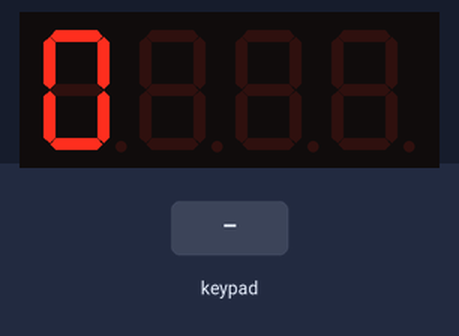
Simulated run of this sketch. Board: Arduino Uno, built with avr-gcc and run on an emulated ATmega328P. On the bench: 4-digit seven-segment display. Wiring (inferred from the names in the program): 4×3 keypad with keys 1 2 3 4 5 6 7 8 9 * 0 # (labels assumed): rows A0, A1, A2, A3; columns A4, A5, pin 13; 4-digit 7-segment display, segments lit when LOW: segments pin 4, pin 5, pin 6, pin 7, pin 8, pin 2, pin 3; digit selects pin 10, pin 11, pin 12, pin 9. The inputs (shaded band) are chosen by the test bench. The segment pins are drawn as the display they are named for.

Above: at 1.2 s.
1.3 s: keypad keys 1 3 9 7 2 2 2 * pressed 0.4 s apart
At 5.0 s:
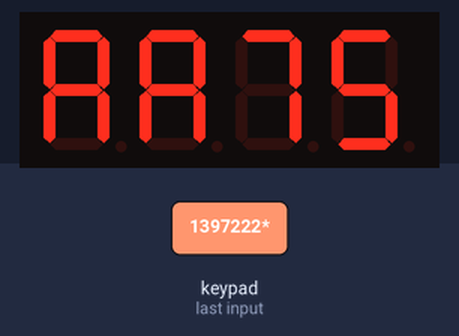
6.0 s: key '1' pressed
At 6.5 s:
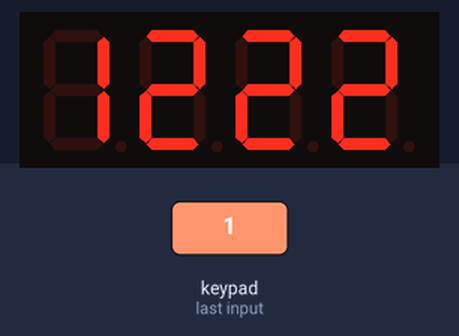
7.5 s: key '*' pressed
At 8.8 s:
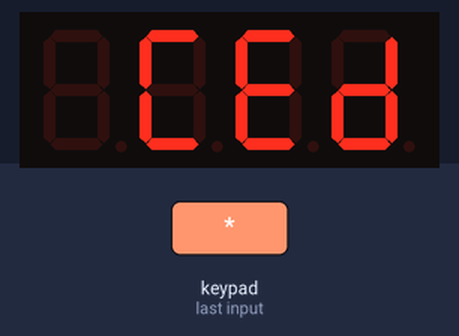
Timing chart, 0 to 10.5 s (numbered marks = the images above; inputs shaded):
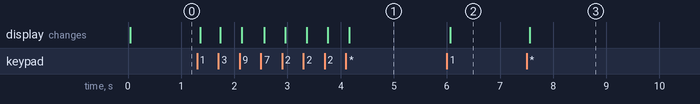

The sketch:

MiniCalculator.ino
```cpp
/*
 Name:		MiniCalculator.ino
 Created:	2/4/2018 4:28:57 PM
 Author:	Jeremi
*/
#include "Calc.h"
#include "Keypad.h"

//                       a  b  c  d  e  f  g
int displayLedPins[] = { 4, 5, 6, 7, 8, 2, 3 };
int displayAnodePins[] = { 10, 11, 12, 9 };
int pinPadHPins[] = { A0, A1, A2, A3 };
int pinPadVPins[] = { A4, A5, 13, KEYPAD_PIN_UNASSIGNED };

#define KEY_OPERATOR_APPLY		KEY_HASH
#define KEY_OPERATOR_CYCLE		KEY_STAR
#define RESET_TIME				2000
long lastDownTime = 0;


Calc *calc;
Keypad keypad;

void setup() {
	keypad.setup(pinPadHPins, pinPadVPins);
	keypad.keyDown = keypad_keyDown;
	keypad.keyUp = keypad_keyUp;

	calc = new Calc(displayLedPins, displayAnodePins);
}

void loop() {
	keypad.process();
}


void keypad_keyDown(Key key) {
	lastDownTime = millis();

	if (key == KEY_OPERATOR_APPLY) {
		calc->applyOperator();
		return;
	}

	if (key == KEY_OPERATOR_CYCLE) {
		calc->cycleOperators();
		return;
	}

	if (0 <= key && key <= 9) {
		calc->enterDigit(key);
		return;
	}
}

void keypad_keyUp(Key key) {
	if (key != KEY_OPERATOR_CYCLE)
		return;
	if (millis() - lastDownTime < RESET_TIME)
		return;

	calc->reset();
}
```

Calc.cpp
```cpp
//
//
//

#include "Calc.h"

#define CALL_MEMBER_FN(object,ptrToMember)  ((object).*(ptrToMember))

static OperatorFun operators[] =
{
	OperatorFun{
		{ A, D ,D ,Blank },
		[](long a, long b) { return a + b; }
	},
	OperatorFun{
		{ Num5, Num7, A, A },
		[](long a, long b) {return a * b; }
	},
	OperatorFun{
		{ D, E, C, Blank },
		[](long a, long b) {return a - b; }
	},
	OperatorFun{
		{ Blank, D, Num1, Blank },
		[](long a, long b) {return a / b; }
	}
};
static int sizeOfOpeartors = sizeof(operators) / sizeof(OperatorFun);


Calc::Calc(int(&ledPins)[LEDS_COUNT], int(&anodes)[DIGITS_COUNT]) {
	ledDisplay = new LedDisplay;
	ledDisplay->setup(ledPins, anodes);
	ledDisplay->registerTimer();

	init();
}

Calc::Calc(LedDisplay *display) {
	ledDisplay = display;
	init();
}

void Calc::init() {
	number = 0;
	lastNumber = 0;
	currentOperator = 0;

	ledDisplay->setDecimal(0);
}


void Calc::cycleOperators() {
	currentOperator++;
	if (currentOperator >= sizeOfOpeartors)
		currentOperator = 0;

	int d[4];
	for (int i = 0; i < 4; ++i)
		d[i] = operators[currentOperator].Name[i];

	ledDisplay->setDigits(d[0], d[1], d[2], d[3]);
}

void Calc::applyOperator() {
	lastNumber = operators[currentOperator].fun(lastNumber, number);
	reduce(lastNumber);
	number = 0;

	ledDisplay->setDecimal(lastNumber);
}

void Calc::enterDigit(int digit) {
	number *= 10;
	reduce(number);
	number += digit;

	ledDisplay->setDecimal(number);
}

void Calc::reset() {
	number = 0;
	lastNumber = 0;
	currentOperator = 0;

	ledDisplay->setDecimal(number);
}

void Calc::reduce(long &num) {
	while (number >= 10000)
		number -= 10000;
}
```

Calc.h
```cpp
// Calc.h

#ifndef _CALC_h
#define _CALC_h

#if defined(ARDUINO) && ARDUINO >= 100
	#include "arduino.h"
#else
	#include "WProgram.h"
#endif

#include "LedDisplay.h";
#include "Keypad.h";

using opfun = long(*)(long, long);

struct OperatorFun {
	uint8_t Name[4];
	opfun fun;
};

/**
*	@brief A mini calculator, that works only with numerical keys and two extra buttons.
*/
class Calc {
public:
	Calc(LedDisplay *display);
	Calc(int(&ledPins)[LEDS_COUNT], int(&anodes)[DIGITS_COUNT]);

	// Cycle through the operators
	void cycleOperators();
	// Apply the current operator and show the result
	void applyOperator();
	// Enter a digit (append to current number)
	void enterDigit(int digit);
	// Reset calculator
	void reset();

private:
	LedDisplay *ledDisplay;
	long number;
	long lastNumber;
	int currentOperator;

	void init();
	void reduce(long &num);
};

#endif
```

LedDisplay.cpp
```cpp
#include "LedDisplay.h"

static const uint8_t CharactersLookup[]{
	Num0,
	Num1, Num2, Num3,
	Num4, Num5, Num6,
	Num7, Num8, Num9,
	A, B, C, D, E, F,
};
static const int numOfCharactersInLookup = sizeof(CharactersLookup) / sizeof(uint8_t);

LedDisplay *LedDisplays[MAX_LED_DISPLAYS_FOR_TIMER];

LedDisplay::LedDisplay() {
	for (int i = 0; i < DIGITS_COUNT; ++i)
		digits[i] = Characters::Blank;

	setup_done = false;
	activeDigit = 0;
}

void LedDisplay::setup(int (&ledPins)[LEDS_COUNT], int (&anodes)[DIGITS_COUNT]) {
	for (int i = 0; i < LEDS_COUNT; ++i) {
		this->ledPins[i] = ledPins[i];
		pinMode(this->ledPins[i], OUTPUT);
	}
	for (int i = 0; i < DIGITS_COUNT; ++i) {
		this->anodePins[i] = anodes[i];
		pinMode(this->anodePins[i], OUTPUT);
		digitalWrite(this->anodePins[i], LOW);
	}
	setup_done = true;
}

void LedDisplay::registerTimer() {
	cli();

	//set to 0.5Mhz increment (8 prescaler):
	//	OCR0A = (16*10^6) / (2000*8) - 1

	TCCR0A = 0;							// set entire TCCR0A register to 0
	TCCR0B = 0;							// same for TCCR0B
	TCNT0 = 0;							// initialize counter value to 0
	OCR0A = 255;						// must be <256
	TCCR0A |= (1 << WGM01);				// turn on CTC mode
	TCCR0B |= (1 << CS01);				// Set CS01 bit for 8 prescaler
	TIMSK0 |= (1 << OCIE0A);			// enable timer compare interrupt

	sei();

	//register this class for ISR update
	for (int i = 0; i < MAX_LED_DISPLAYS_FOR_TIMER; ++i) {
		if (LedDisplays[i] == 0 && LedDisplays[i] != this) {
			LedDisplays[i] = this;
			break;
		}
	}
}

ISR(TIMER0_COMPA_vect) {
	for (int i = 0; i < MAX_LED_DISPLAYS_FOR_TIMER; ++i) {
		if (LedDisplays[i] == 0)
			return;

		LedDisplays[i]->refresh();
	}
}

void LedDisplay::setDigits(uint8_t(&d)[DIGITS_COUNT]) {
	setDigits(d[3], d[2], d[1], d[0]);
}

void LedDisplay::setDigits(uint8_t d3, uint8_t d2, uint8_t d1, uint8_t d0) {
	digits[0] = d0;
	digits[1] = d1;
	digits[2] = d2;
	digits[3] = d3;
}

void LedDisplay::clear() {
	setDigits(Blank, Blank, Blank, Blank);
}

void LedDisplay::setDecimal(int number) {
	bool needToSetSign = number < 0;
	uint8_t d[DIGITS_COUNT];

	for (int i = 0; i < DIGITS_COUNT; ++i) {
		if (number == 0 && i > 0) {
			d[i] = Characters::Blank;
			if (needToSetSign) {
				d[i] = Characters::Minus;
				needToSetSign = false;
			}
		}
		else {
			d[i] = CharactersLookup[abs(number) % 10];
		}
		number /= 10;
	}
	setDigits(d);
}

void LedDisplay::setNumber(int number, int base) {
	if (base <= 1 || base > numOfCharactersInLookup)
		return;	//TODO: WHAT TO DO HERE?
	if (number < 0)
		return; //TODO: Minus handling?

	uint8_t d[DIGITS_COUNT];
	for (int i = 0; i < DIGITS_COUNT; ++i) {
		if (number == 0 && i > 0)
			d[i] = Characters::Blank;
		else
			d[i] = CharactersLookup[(number) % base];

		number /= base;
	}
	setDigits(d);
}

void LedDisplay::setHex(int number) {
	setNumber(number, 16);
}

void LedDisplay::setOct(int number) {
	setNumber(number, 8);
}

void LedDisplay::setBin(int number) {
	setNumber(number, 2);
}

void LedDisplay::setLedTest() {
	setDigits(Num8, Num8, Num8, Num8);
}

void LedDisplay::refresh() {
	if (!setup_done)
		return;

	chooseLedBlock(DIGITS_NONE);
	displayDigit(digits[activeDigit]);
	chooseLedBlock(activeDigit);

	activeDigit++;
	if (activeDigit >= DIGITS_COUNT)
		activeDigit = 0;
}

void LedDisplay::chooseLedBlock(int index) {
	for (int i = 0; i < DIGITS_COUNT; ++i)
		digitalWrite(anodePins[i], i == index);
}

void LedDisplay::displayDigit(uint8_t c) {
	//invert c, because we need to output LOW to switch ON the Led
	for (int i = 0; i < LEDS_COUNT; ++i) {
		digitalWrite(ledPins[i], ~c & (1 << i));
	}
}
```

LedDisplay.h
```cpp
// LedDisplay.h

#ifndef _LEDDISPLAY_h
#define _LEDDISPLAY_h

#if defined(ARDUINO) && ARDUINO >= 100
	#include "arduino.h"
#else
	#include "WProgram.h"
#endif
/*
   a
   ==
 f|g |b
   ==
 e|d |c
   ==
*/
enum Characters : uint8_t {
	Blank = 0x00,
	SegmA = 0x01,
	SegmB = 0x02,
	SegmC = 0x04,
	SegmD = 0x08,
	SegmE = 0x10,
	SegmF = 0x20,
	SegmG = 0x40,

	Num0 = SegmA | SegmB | SegmC | SegmD | SegmE | SegmF,
	Num1 = SegmB | SegmC,
	Num2 = SegmA | SegmB | SegmG | SegmE | SegmD,
	Num3 = SegmA | SegmB | SegmC | SegmD | SegmG,
	Num4 = SegmF | SegmG | SegmB | SegmC,
	Num5 = SegmA | SegmF | SegmG | SegmC | SegmD,
	Num6 = SegmA | SegmF | SegmE | SegmD | SegmC | SegmG,
	Num7 = SegmA | SegmB | SegmC,
	Num8 = SegmA | SegmB | SegmC | SegmD | SegmE | SegmF | SegmG,
	Num9 = SegmG | SegmF | SegmA | SegmB | SegmC | SegmD,

	A = SegmE | SegmF | SegmA | SegmB | SegmC | SegmG,
	B = SegmF | SegmE | SegmD | SegmC | SegmG,
	C = SegmA | SegmF | SegmE | SegmD,
	D = SegmG | SegmE | SegmD | SegmC | SegmB,
	E = SegmA | SegmF | SegmE | SegmD | SegmG,
	F = SegmA | SegmF | SegmE | SegmG,

	Minus = SegmG,
};

constexpr int LEDS_COUNT = 7;
constexpr int DIGITS_COUNT = 4;
constexpr int DIGITS_NONE = -1;
constexpr int MAX_LED_DISPLAYS_FOR_TIMER = 4;

/**
*	@brief Abstraction of a display build out of 7-Segment LED blocks. The blocks must have a
*		common anode. Multiplexing will be managed by this class. There are two modes of operation:
*
*	1) Either call the refresh()-function regularly, e.g. in the Arduino's loop(). This can lead to
*		different dim levels of the display, depending on the time, the loop() needs to process all
*		the other statements, before calling refresh() again.
*
*		OR
*
*	2) Call once the registerTimer()-function. The display's refresh will then be taken over by Arduinos
*		internal timer. Do not call refresh() in this case. Be aware, that in this case, the AD pins will
*		stop working!
*/
class LedDisplay {
public:
	// Constructor
	LedDisplay();

	/**
	*	@brief Setup LedDislay with the used pins.
	*
	*	@param ledPins is an array of the led cathodes in order a, b, c, d, e, f, g.
	*	@param anodes is an array of the anodes of each Led 7 segment block.
	*/
	void setup(int (&ledPins)[LEDS_COUNT], int (&anodes)[DIGITS_COUNT]);
	// Refresh the display. Use refreh in your loop(), when not using registerTimer()
	void refresh();
	// registerTimer() in your setup(), when you do not want to refresh manually in loop
	void registerTimer();

	// Set the digits on the display via an array.
	void setDigits(uint8_t(&d)[DIGITS_COUNT]);
	// Set the digits on the display individually
	void setDigits(uint8_t d3, uint8_t d2, uint8_t d1, uint8_t d0);

	// Clears the display (all LEDs off), inverse of setLedTest().
	void clear();
	// Set the decimal number to be shown on the display. This function supports negative numbers.
	void setDecimal(int number);
	// Set a number with arbitrary base on the display.
	void setNumber(int number, int base);
	// Set a hexadecimal number to be shown on the display.
	void setHex(int number);
	// Set a octal number to be shown on the display.
	void setOct(int number);
	// Set a binary number to be shown on the display;.
	void setBin(int number);
	// Enable all LEDs, inverse of clear().
	void setLedTest();

private:
	int ledPins[LEDS_COUNT];
	int anodePins[DIGITS_COUNT];
	volatile uint8_t digits[DIGITS_COUNT];
	int activeDigit;
	bool setup_done;

	void chooseLedBlock(int index);
	void displayDigit(uint8_t c);
};

#endif
```

Keypad.cpp
```cpp
#include "Keypad.h"

const int Keys[KEYPAD_LINES][KEYPAD_LINES] =
{
	{ 1, 2, 3, KEY_A },
	{ 4, 5, 6, KEY_B },
	{ 7, 8, 9, KEY_C },
	{ KEY_STAR, 0, KEY_HASH, KEY_D },
};

void Keypad::setup(int(&hlines)[KEYPAD_LINES], int(&vlines)[KEYPAD_LINES]) {
	for (int i = 0; i < KEYPAD_LINES; ++i) {
		vlinePins[i] = vlines[i];
		if (vlinePins[i] != KEYPAD_PIN_UNASSIGNED) {
			pinMode(vlinePins[i], INPUT);
			digitalWrite(vlinePins[i], INPUT_PULLUP);
		}

		hlinePins[i] = hlines[i];
		if (hlinePins[i] != KEYPAD_PIN_UNASSIGNED) {
			pinMode(hlinePins[i], OUTPUT);
			digitalWrite(hlinePins[i], HIGH);
		}
	}
	setup_done = true;
}

bool Keypad::isSpecialKey(Key key) {
	return (key < 0 || key >= KEY_SPECIAL);
}

void Keypad::process() {
	Key currentKey = getPressedKey();

	if (lastKey == KEY_NONE && currentKey != KEY_NONE)
		if (keyDown != 0)
			keyDown(currentKey);

	if (lastKey != KEY_NONE && currentKey == KEY_NONE)
		if (keyUp != 0)
			keyUp(lastKey);

	lastKey = currentKey;
}

Key Keypad::getPressedKey() {
	if (!setup_done)
		return KEY_NONE;

	for (int h = 0; h < KEYPAD_LINES; ++h) {
		if (hlinePins[h] == KEYPAD_PIN_UNASSIGNED)
			continue;
		chooseHline(h);

		for (int v = 0; v < KEYPAD_LINES; ++v) {
			if (vlinePins[v] == KEYPAD_PIN_UNASSIGNED)
				continue;

			if (digitalRead(vlinePins[v]) == LOW)
				return Keys[h][v];
		}
	}
	return KEY_NONE;
}

void Keypad::chooseHline(int line) {
	for (int h = 0; h < KEYPAD_LINES; ++h) {
		if (hlinePins[h] == KEYPAD_PIN_UNASSIGNED)
			continue;

		digitalWrite(hlinePins[h], h != line);
	}
}
```

Keypad.h
```cpp
// Keypad.h

#ifndef _KEYPAD_h
#define _KEYPAD_h

#if defined(ARDUINO) && ARDUINO >= 100
	#include "arduino.h"
#else
	#include "WProgram.h"
#endif

constexpr int KEYPAD_LINES = 4;
constexpr int KEYPAD_PIN_UNASSIGNED = -1;

constexpr int KEY_NONE = -1;
constexpr int KEY_SPECIAL = 10;
constexpr int KEY_A =		(KEY_SPECIAL + 0);
constexpr int KEY_B =		(KEY_SPECIAL + 1);
constexpr int KEY_C =		(KEY_SPECIAL + 2);
constexpr int KEY_D =		(KEY_SPECIAL + 3);
constexpr int KEY_STAR =	(KEY_SPECIAL + 4);
constexpr int KEY_HASH =	(KEY_SPECIAL + 5);

using Key = int;
using keyCallback = void(*)(Key);


/**
*	@brief Abstraction of the Elegoo matrix keypad
*/
class Keypad {
public:
	// Setup the Arduino pins for the keypad
	void setup(int (&hlines)[KEYPAD_LINES], int(&vlines)[KEYPAD_LINES]);

	// Returns true, when the Key is not a number, but a special key
	bool isSpecialKey(Key key);
	// Returns the currently pressed key
	Key getPressedKey();
	// Call this regularly (e.g. Arduino loop() function) and get feedback about key changes
	// over the callback functions 'keyDown' and 'keyUp'.
	void process();

	// Callback. Will be called once a key is pressed down
	keyCallback keyDown;
	// Callback. Will be called once a key is released.
	keyCallback keyUp;

private:
	int hlinePins[KEYPAD_LINES];
	int vlinePins[KEYPAD_LINES];
	bool setup_done = false;
	Key lastKey = KEY_NONE;

	void chooseHline(int line);
};

#endif
```

Measured:
- after the input at 1.3 s, the display: first changes after 0.06 s (image 1 shows a later state)
- after the input at 6.0 s, the display: changes after 0.06 s (image 2)
- after the input at 7.5 s, the display: changes after 0.06 s (image 3)
